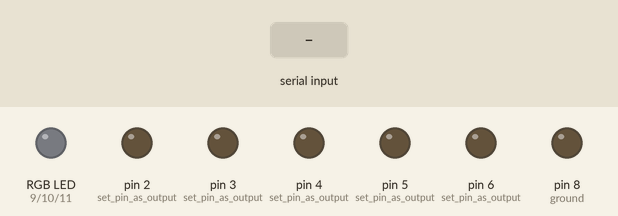
Bench run of a sketch on a simulated Arduino Uno, built with avr-gcc and run on an emulated ATmega328P. Shown: an RGB LED mixed from three pins (HIGH = lit), output pins drawn as LEDs (lit = HIGH). The inputs (shaded band) are chosen by the test bench.

Above: at 1.2 s.
1.3 s: "r" received over Serial
At 1.8 s:
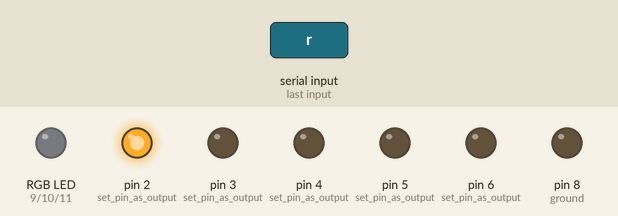
2.8 s: byte 122 ('z') received over Serial
At 4.0 s:
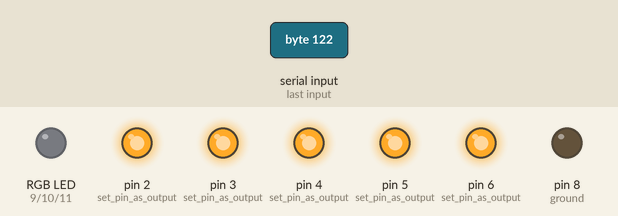
4.3 s: "a" received over Serial
At 5.2 s:
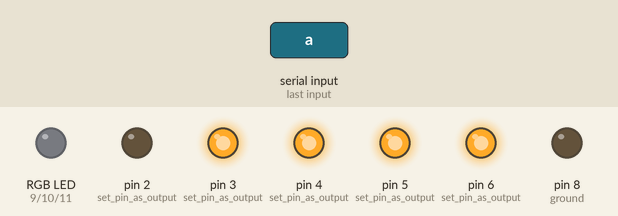
5.8 s: "c" received over Serial
At 6.4 s:
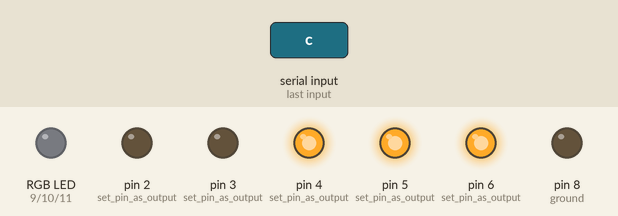
7.3 s: "d" received over Serial
At 8.5 s:
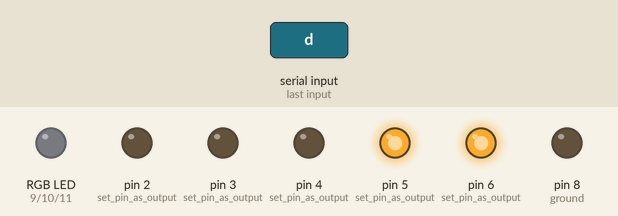
8.8 s: "b" received over Serial
At 9.9 s:
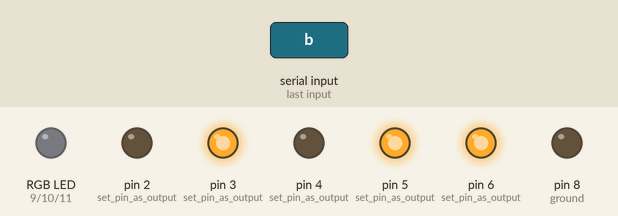
Timing chart, 0 to 11.3 s (numbered marks = the images above; inputs shaded):
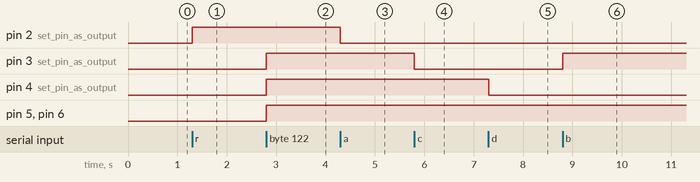

Measured:
- after the input at 1.3 s, pin 2 (set_pin_as_output): LOW → HIGH at once
- after the input at 2.8 s, pin 3 (set_pin_as_output), pin 4 (set_pin_as_output), pin 5 (set_pin_as_output), pin 6 (set_pin_as_output): LOW → HIGH at once
- after the input at 4.3 s, pin 2 (set_pin_as_output): HIGH → LOW at once
- after the input at 5.8 s, pin 3 (set_pin_as_output): HIGH → LOW at once
- after the input at 7.3 s, pin 4 (set_pin_as_output): HIGH → LOW at once
- after the input at 8.8 s, pin 3 (set_pin_as_output): LOW → HIGH at once

The sketch:

five_in_one_plus_rgb_led_individual_control.ino
```cpp
void setup() {

  //normal LEDs
  pinMode(2, OUTPUT);   //set pin as output , red led
  pinMode(3, OUTPUT);   //set pin as output , blue led
  pinMode(4, OUTPUT);   //set pin as output , green led
  pinMode(5, OUTPUT);   //set pin as output , yellow led
  pinMode(6, OUTPUT);   //set pin as output , pink led

    //RGB LEDs
    pinMode(8, OUTPUT); // ground
    pinMode(9, OUTPUT); // red
    pinMode(10, OUTPUT); // green
    pinMode(11, OUTPUT); // blue

  Serial.begin(9600);    //start serial communication @9600 bps


}

void loop() {
  if(Serial.available()){  //id data is available to read

    char val = Serial.read();

//red
    if(val == 'r'){       //if r received
      digitalWrite(2, HIGH); //turn on red led
      }
    if(val == 'a'){       //if a received
      digitalWrite(2, LOW); //turn off red led
      }

//blue
    if(val == 'b'){       //if b received
      digitalWrite(3, HIGH); //turn on blue led
      }

    if(val == 'c'){       //if c received
      digitalWrite(3, LOW); //turn off blue led
      }

//green
    if(val == 'g'){       //if g received
      digitalWrite(4, HIGH); //turn on green led
      }
    if(val == 'd'){       //if d received
      digitalWrite(4, LOW); //turn off green led
      }

//yellow
    if(val == 'y'){       //if y received
      digitalWrite(5, HIGH); //turn on yellow led
      }
    if(val == 'e'){       //if e received
      digitalWrite(5, LOW); //turn off yellow led
      }

//pink
    if(val == 'p'){       //if p received
      digitalWrite(6, HIGH); //turn on pink led
      }
    if(val == 'f'){       //if f received
      digitalWrite(6, LOW); //turn off pink led
      }

//////////////////////////////////////////////////////////////////////////
//////////FULL INDIVIDUAL ON/OFF CONTROL
//////////////////////////////////////////////////////////////////////////


//all individual off
    if(val == 'x'){       //if x received
      digitalWrite(2, LOW); //turn off all led
      digitalWrite(3, LOW);
      digitalWrite(4, LOW);
      digitalWrite(5, LOW);
      digitalWrite(6, LOW);
      analogWrite(9, 0);
      analogWrite(10, 0);
      analogWrite(11, 0);
      }

//all individual on

    if(val == 'z'){       //if z received
      digitalWrite(2, HIGH); //turn on all led
      digitalWrite(3, HIGH);
      digitalWrite(4, HIGH);
      digitalWrite(5, HIGH);
      digitalWrite(6, HIGH);
//      analogWrite(9, 255);
//      analogWrite(10,255);
//      analogWrite(11,255);
      }


//////////////////////////////////////////////////////////////////////////
//////////RGB Individual Control
//////////////////////////////////////////////////////////////////////////


    if(val == 'j'){       //if p received
analogWrite(9, GetFromSerial());
      }
    if(val == 'k'){       //if f received
analogWrite(10, GetFromSerial());
      }
    if(val == 'l'){       //if f received
analogWrite(11, GetFromSerial());
      }
  }
}


// read the serial port
int GetFromSerial()
{
while (Serial.available()<=0) {
  }
return Serial.read();
}
```
